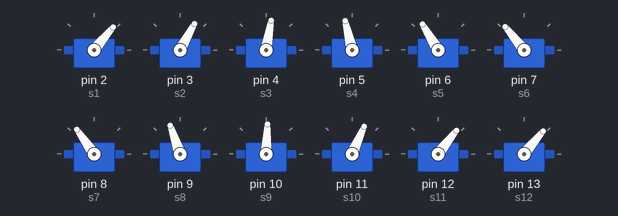
Bench run of a sketch on a simulated Arduino Uno, built with avr-gcc and run on an emulated ATmega328P. Shown: 12 × servo.

Above: at 0.05 s.
At 0.55 s:
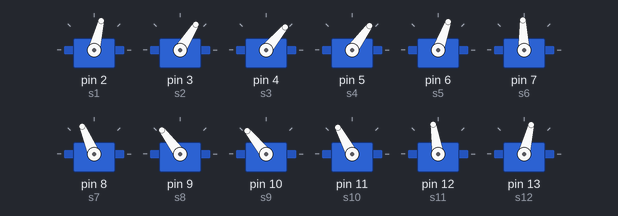
At 0.8 s:
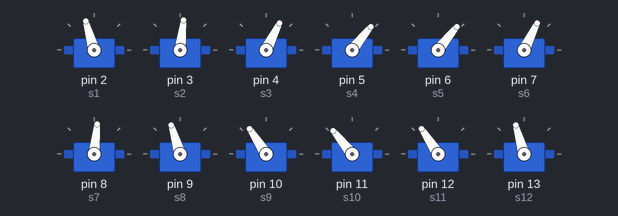
At 1.05 s:
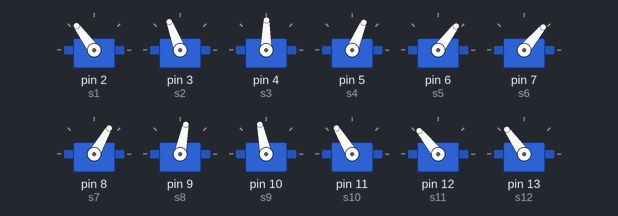
At 1.55 s:
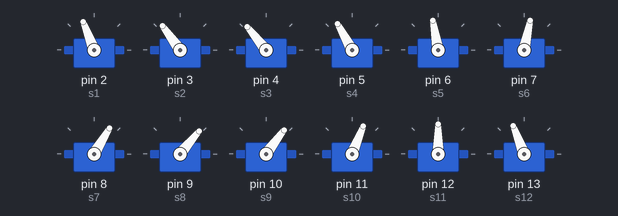
At 2.1 s:
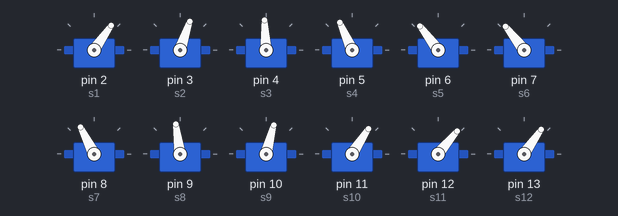
Timing chart, 0 to 5.0 s (numbered marks = the images above):
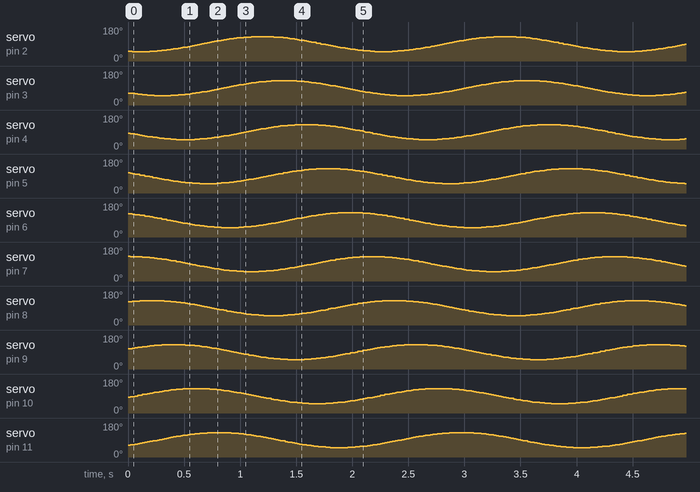

The sketch:

Ser_Simulation.ino
```cpp
#include <Servo.h>
Servo s1;
Servo s2;
Servo s3;
Servo s4;
Servo s5;
Servo s6;
Servo s7;
Servo s8;
Servo s9;
Servo s10;
Servo s11;
Servo s12;

int counter = 0; // Loop counter variable
float lag = .5712; // Phase lag between segments
int frequency = 1; // Oscillation frequency of segments.
int amplitude = 40; // Amplitude of the serpentine motion of the snake
int rightOffset = 5; // Right turn offset
int leftOffset = -5; // Left turn offset
int offset = 6; // Variable to correct servos that are not exactly centered
int delayTime = 3; // Delay between limb movements
int test = -3; // Test varialble takes values from -6 to +5

void setup() {
   s1.attach(2);
   s2.attach(3);
   s3.attach(4);
   s4.attach(5);
   s5.attach(6);
   s6.attach(7);
   s7.attach(8);
   s8.attach(9);
   s9.attach(10);
   s10.attach(11);
   s11.attach(12);
   s12.attach(13);

   s1.write(90+amplitude*cos(5*lag));
   s2.write(90+amplitude*cos(4*lag));
   s3.write(90+amplitude*cos(3*lag));
   s4.write(90+amplitude*cos(2*lag));
   s5.write(90+amplitude*cos(1*lag));
   s6.write(90+amplitude*cos(0*lag));
   s7.write(90+amplitude*cos(-1*lag));
   s8.write(90+amplitude*cos(-2*lag));
   s9.write(90+amplitude*cos(-3*lag));
   s10.write(90+amplitude*cos(-4*lag));
   s11.write(90+amplitude*cos(-5*lag));
   s12.write(90+amplitude*cos(-6*lag));

}

void loop() {
  for(counter = 0; counter < 360; counter += 1)  {
      delay(delayTime);
      s1.write(90+amplitude*cos(frequency*counter*3.14159/180+5*lag));
      s2.write(90+amplitude*cos(frequency*counter*3.14159/180+4*lag));
      s3.write(90+amplitude*cos(frequency*counter*3.14159/180+3*lag));
      s4.write(90+amplitude*cos(frequency*counter*3.14159/180+2*lag));
      s5.write(90+amplitude*cos(frequency*counter*3.14159/180+1*lag));
      s6.write(90+amplitude*cos(frequency*counter*3.14159/180+0*lag));
      s7.write(90+amplitude*cos(frequency*counter*3.14159/180-1*lag));
      s8.write(90+amplitude*cos(frequency*counter*3.14159/180-2*lag));
      s9.write(90+amplitude*cos(frequency*counter*3.14159/180-3*lag));
      s10.write(90+amplitude*cos(frequency*counter*3.14159/180-4*lag));
      s11.write(90+amplitude*cos(frequency*counter*3.14159/180-5*lag));
      s12.write(90+amplitude*cos(frequency*counter*3.14159/180-6*lag));
    }

}
```
